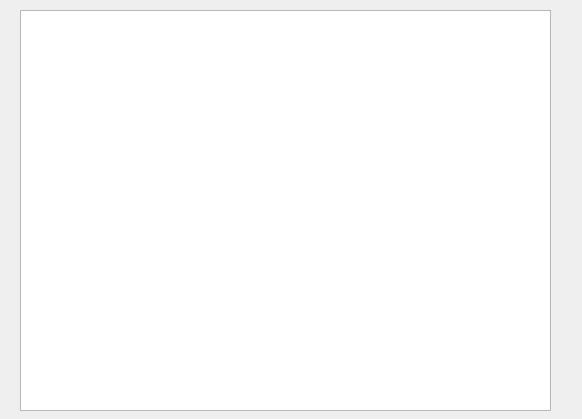
<?xml version="1.0" encoding="UTF-8"?>
<ui version="4.0">
 <class>Form</class>
 <widget class="QWidget" name="Form">
  <property name="geometry">
   <rect>
    <x>0</x>
    <y>0</y>
    <width>582</width>
    <height>419</height>
   </rect>
  </property>
  <property name="windowTitle">
   <string>Passwörter anzeigen</string>
  </property>
  <widget class="QListView" name="listView">
   <property name="geometry">
    <rect>
     <x>20</x>
     <y>10</y>
     <width>531</width>
     <height>401</height>
    </rect>
   </property>
  </widget>
 </widget>
 <resources/>
 <connections/>
</ui>
